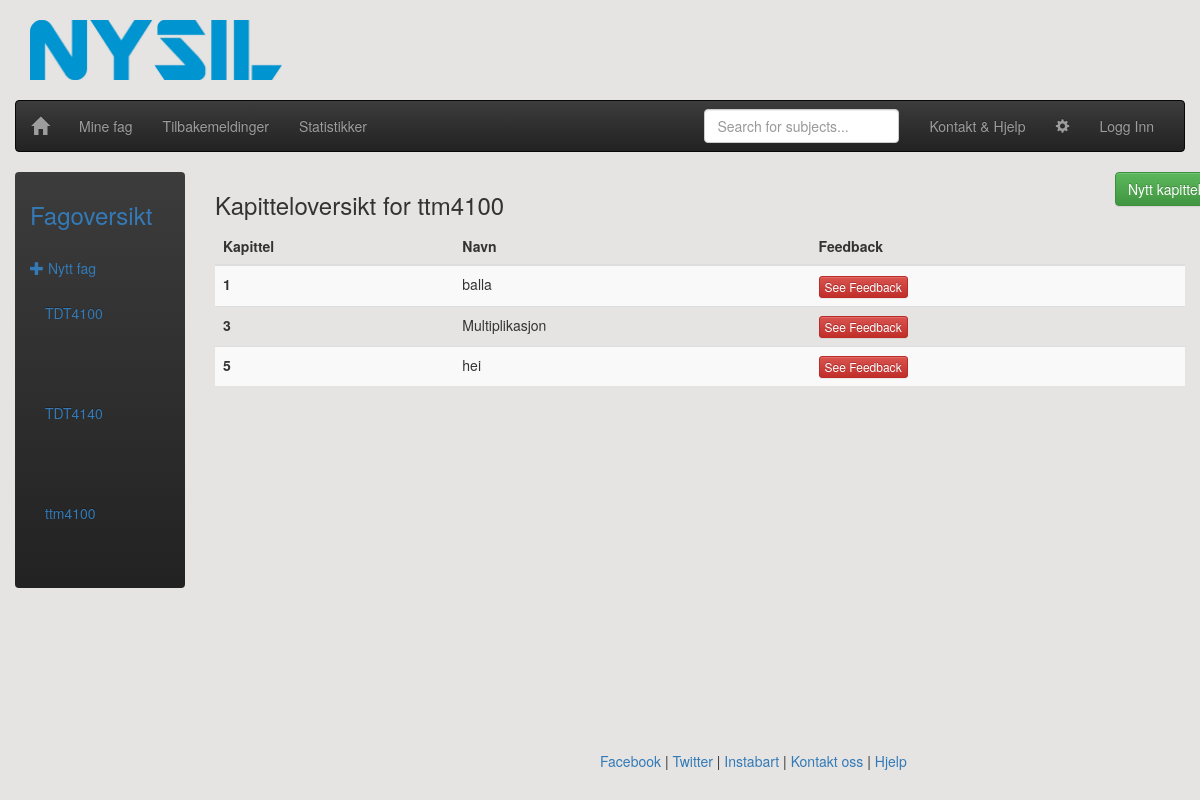
The app's page /adminpage/tilbakemeldinger/ttm4100/ with its own data.
### main/models.py (models this page shows, shortened)
class Subject(models.Model):
    subject_code = models.CharField(max_length=20, primary_key=True) # primary key
    subject_name = models.CharField(max_length=30)
    professor_firstname = models.CharField(max_length=30)
    professor_lastname = models.CharField(max_length=30)
    professor_email = models.EmailField()
    class Meta:
        ordering = ['subject_code']
    def __str__(self):
        return self.subject_code
    def get_full_name(self):
        return self.professor_firstname + " " + self.professor_lastname
    get_full_name.short_description = 'Professor' # headline of professor-column in the admin-table

class Chapter(models.Model):
    class Meta:
        unique_together = ('subject', 'chapter_number',) # TODO: handle the exception this may cause
        ordering = ['chapter_number']
    chapter_number = models.PositiveIntegerField(default = 0)
    chapter_name = models.CharField(max_length=30)
    subject = models.ForeignKey(Subject, on_delete=models.CASCADE) # to controll which subject the theme belongs to
    def get_number_and_name(self):
        return "Chapter" + str(self.chapter_number) + ": " + str(self.chapter_name)
    get_number_and_name.short_description = 'Chapter'

### adminpage/views.py (the view)
# urls.py: url(r'^tilbakemeldinger/(?P<subject_pk>[A-Za-z0-9]+)/$', views.chapters, name="chapters"),
def chapters(req,subject_pk):
    subjects = Subject.objects.all()
    subject = Subject.objects.get(pk=subject_pk)
    context = {'subject':subject,'subjects':subjects}
    return render(req,'adminpage/chapters.html',context)

### adminpage/templates/adminpage/chapters.html
{% extends 'adminpage/tilbakemeldinger.html' %}
{% block extension %}
<div class="col-md-10">
    <div style ="width:900px">
        <div style="float: left; width: 500px">
            <h3> Kapitteloversikt for {{ subject }} </h3>
        </div>
        <div style="float: right; width: 0px">
            {% block chapter %}
                <div id="add_chapter">
                    <a class="btn btn-large btn-success" href="{% url 'adminpage:new_chapter' subject_pk=subject.pk %}">Nytt kapittel</a>
                </div>
            {% endblock %}
        </div>
    </div>
    <table class="table table-striped">
        <thead>
            <tr>
                <th>Kapittel</th>
                <th>Navn</th>
                <th> Feedback </th>
            </tr>
        </thead>
        <tbody>
            {% for chapter in subject.chapter_set.all %}
                <tr>
                    <th scope="row">{{ chapter.chapter_number }}</th>
                    <td> {{ chapter.chapter_name }}</td>
                    <td><div><a class="btn btn-xs btn-danger" href="{% url 'adminpage:chapter_feedback' subject_pk=subject.pk chapter_pk=chapter.pk %}">See Feedback</a></div></td>
                </tr>
            {% endfor%}
        </tbody>
    </table>
</div>
{% endblock%}

### adminpage/templates/adminpage/tilbakemeldinger.html (shortened to what this page needs)
{% extends 'adminpage/admin_header.html' %}
{% block content %}
    <div class="container-fluid">
      <div class="row">
        <div class="col-sm-3 col-md-2 sidebar">
          <ul class="nav nav-sidebar navbar-inverse">
              <li ><a href="{% url 'adminpage:subject_overview' %}"><h3>Fagoversikt</h3><span class="sr-only">(current)</span></a></li>
              <li><a href="{% url 'adminpage:new_subject' %}"><span class="glyphicon glyphicon-plus"></span>  Nytt fag</a></li>
                {% for subject in subjects %}
                <div class="collapse navbar-collapse" id="id_subject_overview_menu">
                    <ul class="nav navbar-nav navbar-left" style="width:120px">
                      <li style="float:left">
                          <a href="{% url 'adminpage:chapters' subject_pk=subject.pk %}" style="color:#337AB7;width:150px">
                              {{ subject }}
                          </a>
                      </li>
                    </ul>
                    <ul class="nav navbar-nav navbar-right" id="id_nav_drop" style="width:-10px">
                        <li class="dropdown">
                        </li>
                    </ul>
                 </div>
                {% endfor %}
          </ul>
        </div>
    {% block extension %}
    {% endblock %}
    </div>
</div>
{% endblock%}

### records on screen
Subject: subject_code "TDT4100"
Subject: subject_code "TDT4140"
Subject: subject_code "ttm4100"
Chapter: chapter_number "1", chapter_name "balla"
Chapter: chapter_number "3", chapter_name "Multiplikasjon"
Chapter: chapter_number "5", chapter_name "hei"
